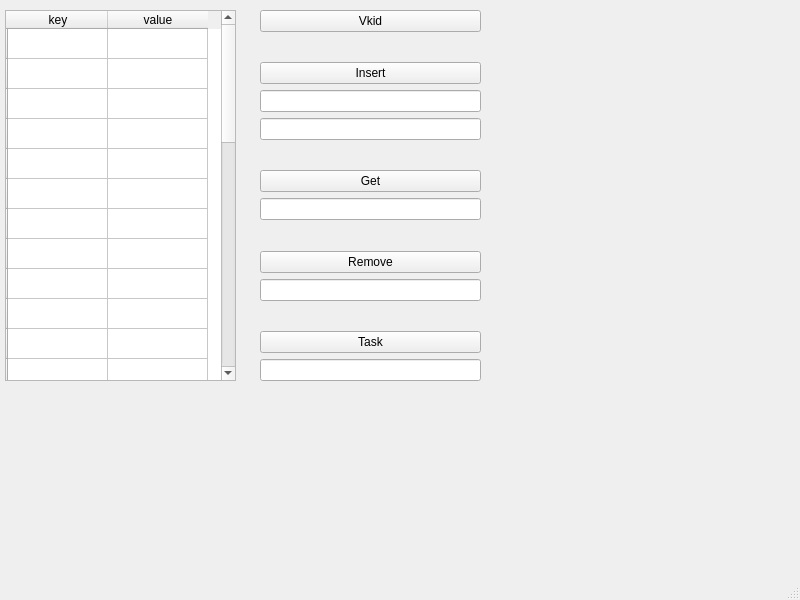
<?xml version="1.0" encoding="UTF-8"?>
<ui version="4.0">
 <class>MainWindow</class>
 <widget class="QMainWindow" name="MainWindow">
  <property name="geometry">
   <rect>
    <x>0</x>
    <y>0</y>
    <width>800</width>
    <height>600</height>
   </rect>
  </property>
  <property name="windowTitle">
   <string>MainWindow</string>
  </property>
  <widget class="QWidget" name="centralwidget">
   <widget class="QTableWidget" name="tableWidget">
    <property name="geometry">
     <rect>
      <x>5</x>
      <y>10</y>
      <width>231</width>
      <height>371</height>
     </rect>
    </property>
    <row>
     <property name="text">
      <string/>
     </property>
    </row>
    <row>
     <property name="text">
      <string/>
     </property>
    </row>
    <row>
     <property name="text">
      <string/>
     </property>
    </row>
    <row>
     <property name="text">
      <string/>
     </property>
    </row>
    <row>
     <property name="text">
      <string/>
     </property>
    </row>
    <row>
     <property name="text">
      <string/>
     </property>
    </row>
    <row>
     <property name="text">
      <string/>
     </property>
    </row>
    <row>
     <property name="text">
      <string/>
     </property>
    </row>
    <row>
     <property name="text">
      <string/>
     </property>
    </row>
    <row>
     <property name="text">
      <string/>
     </property>
    </row>
    <row>
     <property name="text">
      <string/>
     </property>
    </row>
    <row>
     <property name="text">
      <string/>
     </property>
    </row>
    <row>
     <property name="text">
      <string/>
     </property>
    </row>
    <row>
     <property name="text">
      <string/>
     </property>
    </row>
    <row>
     <property name="text">
      <string/>
     </property>
    </row>
    <row>
     <property name="text">
      <string/>
     </property>
    </row>
    <row>
     <property name="text">
      <string/>
     </property>
    </row>
    <row>
     <property name="text">
      <string/>
     </property>
    </row>
    <row>
     <property name="text">
      <string/>
     </property>
    </row>
    <row>
     <property name="text">
      <string/>
     </property>
    </row>
    <row>
     <property name="text">
      <string/>
     </property>
    </row>
    <row>
     <property name="text">
      <string/>
     </property>
    </row>
    <row>
     <property name="text">
      <string/>
     </property>
    </row>
    <row>
     <property name="text">
      <string/>
     </property>
    </row>
    <row>
     <property name="text">
      <string/>
     </property>
    </row>
    <row>
     <property name="text">
      <string/>
     </property>
    </row>
    <row>
     <property name="text">
      <string/>
     </property>
    </row>
    <row>
     <property name="text">
      <string/>
     </property>
    </row>
    <row>
     <property name="text">
      <string/>
     </property>
    </row>
    <row>
     <property name="text">
      <string/>
     </property>
    </row>
    <row>
     <property name="text">
      <string/>
     </property>
    </row>
    <row>
     <property name="text">
      <string/>
     </property>
    </row>
    <column>
     <property name="text">
      <string>key</string>
     </property>
    </column>
    <column>
     <property name="text">
      <string>value</string>
     </property>
    </column>
   </widget>
   <widget class="QWidget" name="verticalLayoutWidget">
    <property name="geometry">
     <rect>
      <x>260</x>
      <y>10</y>
      <width>221</width>
      <height>371</height>
     </rect>
    </property>
    <layout class="QVBoxLayout" name="verticalLayout">
     <item>
      <widget class="QPushButton" name="pushButton_5">
       <property name="text">
        <string>Vkid</string>
       </property>
      </widget>
     </item>
     <item>
      <spacer name="verticalSpacer_4">
       <property name="orientation">
        <enum>Qt::Vertical</enum>
       </property>
       <property name="sizeHint" stdset="0">
        <size>
         <width>20</width>
         <height>40</height>
        </size>
       </property>
      </spacer>
     </item>
     <item>
      <widget class="QPushButton" name="pushButton">
       <property name="text">
        <string>Insert</string>
       </property>
      </widget>
     </item>
     <item>
      <widget class="QLineEdit" name="lineEdit_2"/>
     </item>
     <item>
      <widget class="QLineEdit" name="lineEdit_3"/>
     </item>
     <item>
      <spacer name="verticalSpacer">
       <property name="orientation">
        <enum>Qt::Vertical</enum>
       </property>
       <property name="sizeHint" stdset="0">
        <size>
         <width>20</width>
         <height>40</height>
        </size>
       </property>
      </spacer>
     </item>
     <item>
      <widget class="QPushButton" name="pushButton_2">
       <property name="text">
        <string>Get</string>
       </property>
      </widget>
     </item>
     <item>
      <widget class="QLineEdit" name="lineEdit_4"/>
     </item>
     <item>
      <spacer name="verticalSpacer_3">
       <property name="orientation">
        <enum>Qt::Vertical</enum>
       </property>
       <property name="sizeHint" stdset="0">
        <size>
         <width>20</width>
         <height>40</height>
        </size>
       </property>
      </spacer>
     </item>
     <item>
      <widget class="QPushButton" name="pushButton_3">
       <property name="text">
        <string>Remove</string>
       </property>
      </widget>
     </item>
     <item>
      <widget class="QLineEdit" name="lineEdit_5"/>
     </item>
     <item>
      <spacer name="verticalSpacer_2">
       <property name="orientation">
        <enum>Qt::Vertical</enum>
       </property>
       <property name="sizeHint" stdset="0">
        <size>
         <width>20</width>
         <height>40</height>
        </size>
       </property>
      </spacer>
     </item>
     <item>
      <widget class="QPushButton" name="pushButton_4">
       <property name="text">
        <string>Task</string>
       </property>
      </widget>
     </item>
     <item>
      <widget class="QLineEdit" name="lineEdit_6"/>
     </item>
    </layout>
   </widget>
  </widget>
  <widget class="QMenuBar" name="menubar">
   <property name="geometry">
    <rect>
     <x>0</x>
     <y>0</y>
     <width>800</width>
     <height>22</height>
    </rect>
   </property>
  </widget>
  <widget class="QStatusBar" name="statusbar"/>
 </widget>
 <resources/>
 <connections/>
</ui>
